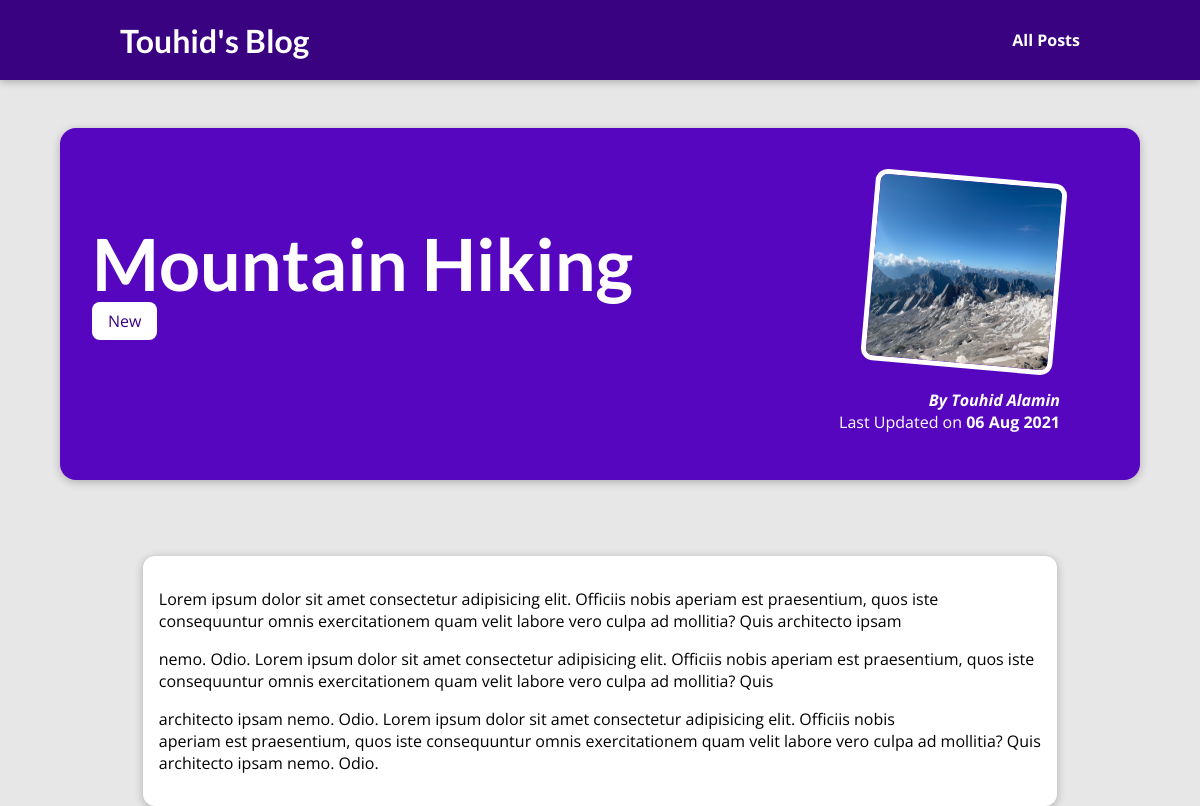
The page /posts/hike-in-the-mountains on the database its author committed.
### blog/models.py (models this page shows, shortened)
class Post(models.Model):
    title = models.CharField(max_length=150)
    excerpt = models.CharField(max_length=200)
    image_name = models.CharField(max_length=100)
    date = models.DateField(auto_now=True)
    slug = models.SlugField(unique=True, db_index=True)
    content = models.TextField(validators=[MinLengthValidator(10)])
    author = models.ForeignKey(Author, on_delete=models.SET_NULL, related_name="posts", null=True)
    tag = models.ManyToManyField(Tag)

class Tag(models.Model):
    caption = models.CharField(max_length=20)

class Author(models.Model):
    first_name = models.CharField(max_length=100)
    last_name = models.CharField(max_length=100)
    email = models.EmailField()
    def full_name(self):
        return f"{self.first_name} {self.last_name}"
    def __str__(self):
        return self.full_name()

### blog/views.py (the view)
# urls.py: path("posts/<slug:slug>", views.post_details, name="posts_detail-page")  # /posts/my-first-post
def post_details(request, slug):
    identified_post = get_object_or_404(Post, slug=slug)
    return render(request, "blog/post-details.html",
                  {
                      "post": identified_post,
                      "post_tags": identified_post.tag.all()
                  })

### blog/templates/blog/post-details.html (shortened to what this page needs)
{% extends "base.html" %}
{% load static %}
{% block css_files %}
    <link rel="stylesheet" href="{% static "blog/post-datils.css" %}" >
{% endblock %}
{% block content %}
    <section id="summary">
        <h2>{{ post.title }}</h2>
        <div>
            {% for tag in post_tags %}
                <span class="tag">{{ tag.caption }}</span>
            {% endfor %}
        </div>
        <article>
            <img src="{% static "blog/images/"|add:post.image_name %}" alt="Post titel"/>
            <address>By <a href="mailto:{{ post.author.email }}">{{ post.author }}</a></address>
            <div>
                Last Updated on
                <time>{{ post.date |date:"d M Y" }}</time>
            </div>
        </article>
        <main>
            {{ post.content|linebreaks }}
        </main>
    </section>
{% endblock %}

### static/app.css (style rules this page uses)
* { box-sizing: border-box; }
html { font-family: 'Open Sans', 'Lato', sans-serif; }
body { margin: 0; }
h1, h2, h3 { font-family: 'Lato', sans-serif; font-weight: bold; }

### blog/static/blog/post-datils.css (style rules this page uses)
body { background-color: #e7e7e7; }
#summary { margin: 8rem auto 3rem auto; padding: 2rem; width: 90%; max-width: 90rem; border-radius: 16px; background-color: #5706c0; position: relative; box-shadow: 0 2px 8px rgba(0, 0, 0, 0.25); height: 22rem; }
#summary h2 { color: white; font-size: 4.5rem; margin-bottom: 0.25rem; }
#summary article { position: absolute; top: 2rem; right: 3rem; padding: 1rem 2rem; border-radius: 12px; text-align: right; color: white; }
#summary article img { width: 12rem; height: 12rem; border-radius: 12px; transform: rotateZ(5deg); border: 5px solid white; margin-bottom: 1rem; }
#summary address { font-weight: bold; }
#summary a { color: white; text-decoration: none; }
#summary time { font-weight: bold; }
main { width: 90%; max-width: 90rem; margin: 14rem auto; background-color: white; padding: 1rem; border-radius: 12px; box-shadow: 0 2px 8px rgba(0, 0, 0, 0.25); }
.tag { background-color: white; color: #390281; padding : 0.5rem 1rem; border-radius: 8px; }

### rows shown on the page
Post: title "Mountain Hiking", image_name (picture), author "Touhid Alamin", date "06 Aug 2021", content "Lorem ipsum dolor sit amet consectetur adipisicing elit. Officiis nobis aperiam est praesentium, quos iste consequuntur omnis exercitationem quam velit labore vero culpa ad mollitia? Quis architecto ipsam nemo. Odio. Lorem ipsum dolor sit amet consectetur adipisicing elit. Officiis nobis aperiam est praesentium, quos iste consequuntur omnis exercitationem quam velit labore vero culpa ad mollitia? Quis architecto ipsam nemo. Odio. Lorem ipsum dolor sit amet consectetur adipisicing elit. Officiis nobis aperiam est praesentium, quos iste consequuntur omnis exercitationem quam velit labore vero culpa ad mollitia? Quis architecto ipsam nemo. Odio."
Tag: caption "New"
